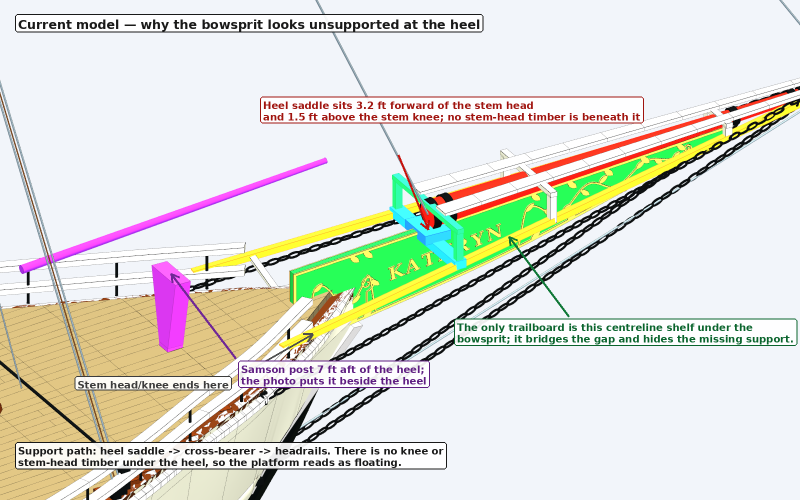
#> input picture docs/images/bowsprit/model-bow-floating-annotated.png, 1600 x 1000 px, given in place of 23-LOC-P22.jpg, which was not available (shown at 1/2 size)
$ python -i build_bow_gap_assets.py   (imports and definitions only)
#> lines starting #> are read from the running program, lines starting #| are printed output that depends on the picture
"""Build annotated evidence images for the bowsprit/trailboard/jib gap analysis.

Renders the current SOMA build from .soma/model.glb with the bowsprit, jib,
jib club, trailboards and heel fittings highlighted, and annotates the renders
and the source evidence (S01-V03, S03-V01, S04-V01, LOC-P22).

    python src/checks/build_bow_gap_assets.py

Requires a successful `soma build`. Writes PNGs to docs/images/bowsprit/.
"""
import json
import tempfile
from pathlib import Path

import numpy as np
import vtk
from PIL import Image, ImageDraw, ImageFont, ImageOps

ROOT = Path(__file__).resolve().parents[2]
OUT = ROOT / 'docs/images/bowsprit'
FT = 304.8
SIZE = (1600, 1000)
FONT_PATH = '/usr/share/fonts/truetype/dejavu/DejaVuSans-Bold.ttf'
FONT_REG = '/usr/share/fonts/truetype/dejavu/DejaVuSans.ttf'
RED = (0.82, 0.08, 0.05)
RED_PX = (201, 18, 12)
RED_INK = (160, 20, 15)
BLUE_PX = (8, 92, 158)
BLUE_INK = (8, 82, 140)
GREEN_PX = (16, 120, 55)
GREEN_INK = (10, 100, 45)
PURPLE_PX = (112, 40, 150)
PURPLE_INK = (95, 30, 130)
ORANGE_PX = (196, 102, 0)
ORANGE_INK = (150, 80, 0)
INK = (25, 25, 25)

HILITE = {
    'Bowsprit': RED,
    'Jib sail (S08 demonstration)': (0.05, 0.45, 0.75),
    'Jib club': (0.45, 0.12, 0.60),
    'Centreline carved trailboard': (0.08, 0.55, 0.18),
    'Port projecting headrail': (0.95, 0.55, 0.10),
    'Starboard projecting headrail': (0.95, 0.55, 0.10),
    'Samson post': (0.60, 0.15, 0.65),
    'Bowsprit heel saddle': (0.10, 0.45, 0.85),
    'Bowsprit heel bearing cross-timber': (0.10, 0.65, 0.80),
    'Bowsprit cross-bearer 1': (0.10, 0.75, 0.35),
    'Oak stem knee with Samson-post mortise': (0.35, 0.35, 0.35),
    'Painted stem and cutwater': (0.45, 0.45, 0.45),
}

# Bow geometry, feet and model Y (bow -Y).
BOWSPRIT_TIP_FT = (0, -39.24, 11.26)
BOWSPRIT_HEEL_FT = (0, -27.75, 10.57)
JIB_TACK_FT = (0, -39.23, 11.26)
JIB_CLEW_FT = (0, -13.59, 10.22)
CLUB_AFT_FT = (0, -16.61, 11.96)
CLUB_FORE_FT = (0, -24.97, 12.76)
TRAILBOARD_FT = (0, -30.0, 9.4)
SAMSON_FT = (0, -20.72, 10.79)
STEM_HEAD_FT = (0, -24.6, 8.15)
SADDLE_FT = (0, -27.77, 10.17)
CROSS_BEARER_FT = (0, -27.77, 10.4)
HEEL_RAIL_FT = (1.51, -27.77, 9.91)
JIB_INTERSECTION_FT = (0, -33.0, 10.97)
TRAVELLER_FT = (0, -16.6, 8.7)


def _font(size, bold=True):
    return ImageFont.truetype(FONT_PATH if bold else FONT_REG, size)


def _hidden(part, prefixes):
    return any(part['name'] == item or part['group'].startswith(item)
               for item in prefixes)


class ModelScene:
    # [72 lines left out: functions __init__, apply, render, not called in this run]


def _label(draw, xy, text, font, fill=INK, pad=6):
    box = draw.textbbox((0, 0), text, font=font)
    w, h = box[2] - box[0], box[3] - box[1]
    x, y = xy
    if x + w + 2 * pad > SIZE[0]:
        x = SIZE[0] - w - 2 * pad
    if x < pad:
        x = pad
    if y < pad:
        y = pad
    rect = (x - pad, y - pad, x + w + pad, y + h + pad)
    draw.rounded_rectangle(rect, radius=6, fill=(255, 255, 255, 235),
                           outline=fill, width=2)
    draw.text((x, y), text, font=font, fill=fill)


# [147 lines left out: functions _arrow, annotate_model_profile, annotate_model_nojib, annotate_model_top, annotate_floating, annotate_s01 and 1 more, not called in this run]


def annotate_p22(out_path):
    photo = Image.open(
        ROOT / 'references/loc_photos/LOC_Kathryn_photos/23-LOC-P22.jpg').convert('L')
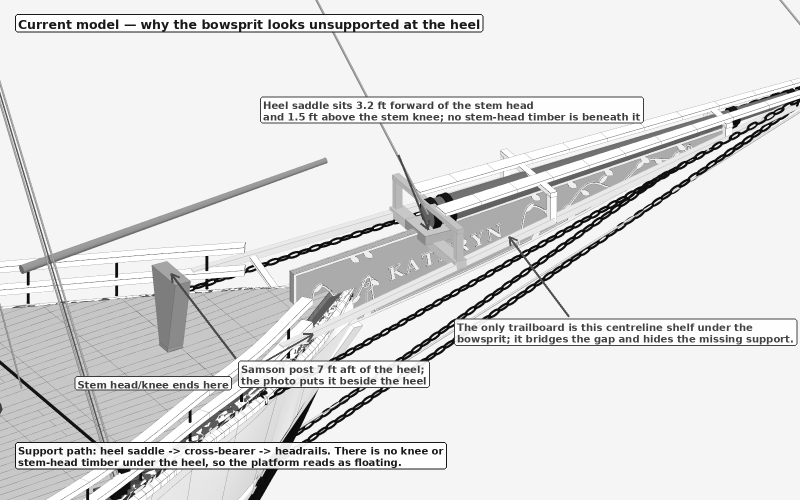
#> photo: PIL image 1600x1000 L (shown at 1/2 size); min 10, max 255, mean 222.5
    crop = photo.crop((60, 250, 560, 830)).convert('RGB')
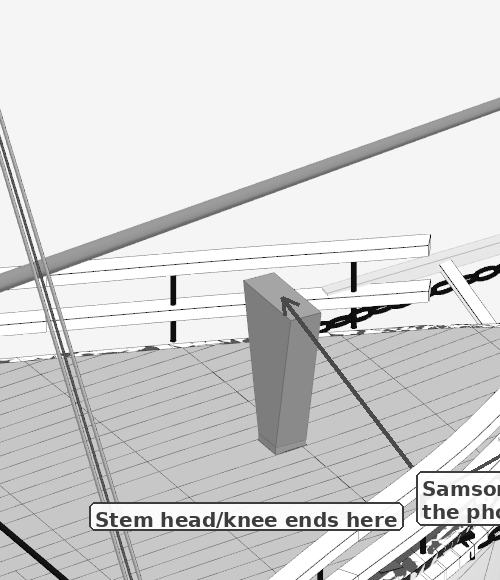
#> crop: PIL image 500x580 RGB; min 10, max 255, mean 215.3
    crop = ImageOps.autocontrast(crop, cutoff=1)
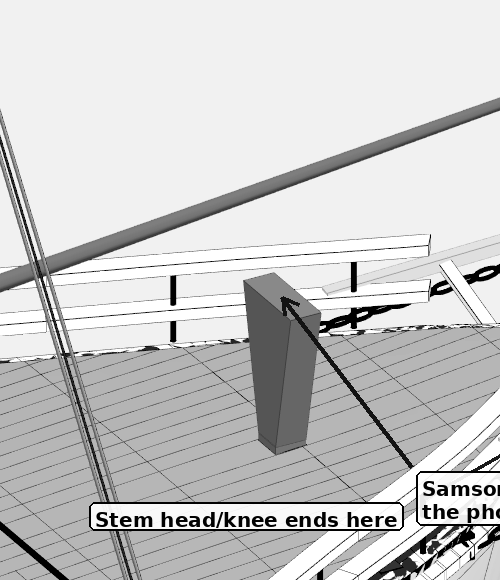
#> crop: PIL image 500x580 RGB; min 0, max 255, mean 203.3
    crop = crop.resize((crop.width * 3, crop.height * 3), Image.LANCZOS)
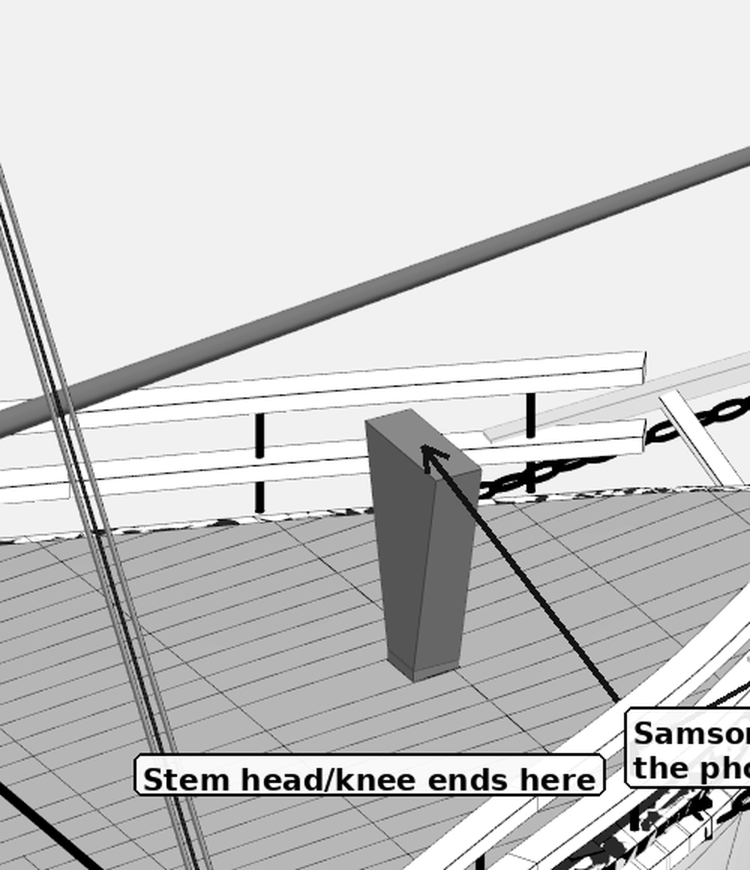
#> crop: PIL image 1500x1740 RGB (shown at 1/2 size); min 0, max 255, mean 203.2
    draw = ImageDraw.Draw(crop, 'RGBA')
    title = _font(24)
    body = _font(19)
    _label(draw, (16, 14), 'LOC-P22 — bowsprit heel, cross-timber and Samson post', title)
    calls = [
        ((120, 40, 750, 260), 'Bowsprit', RED_INK, (900, 60)),
        ((360, 430, 1060, 690), 'Cross-timber bed under the heel', ORANGE_INK, (60, 760)),
        ((420, 500, 620, 610), 'Mortise/fid through the heel', GREEN_INK, (700, 1050)),
        ((1130, 800, 1500, 1600), 'Samson post beside the heel', PURPLE_INK, (760, 1250)),
        ((150, 280, 420, 820), 'Walking boards and headrail', BLUE_INK, (30, 1350)),
    ]
    for (x0, y0, x1, y1), text, color, label_xy in calls:
        draw.rectangle((x0, y0, x1, y1), outline=color, width=4)
        _label(draw, label_xy, text, body, fill=color)
    crop.save(out_path)
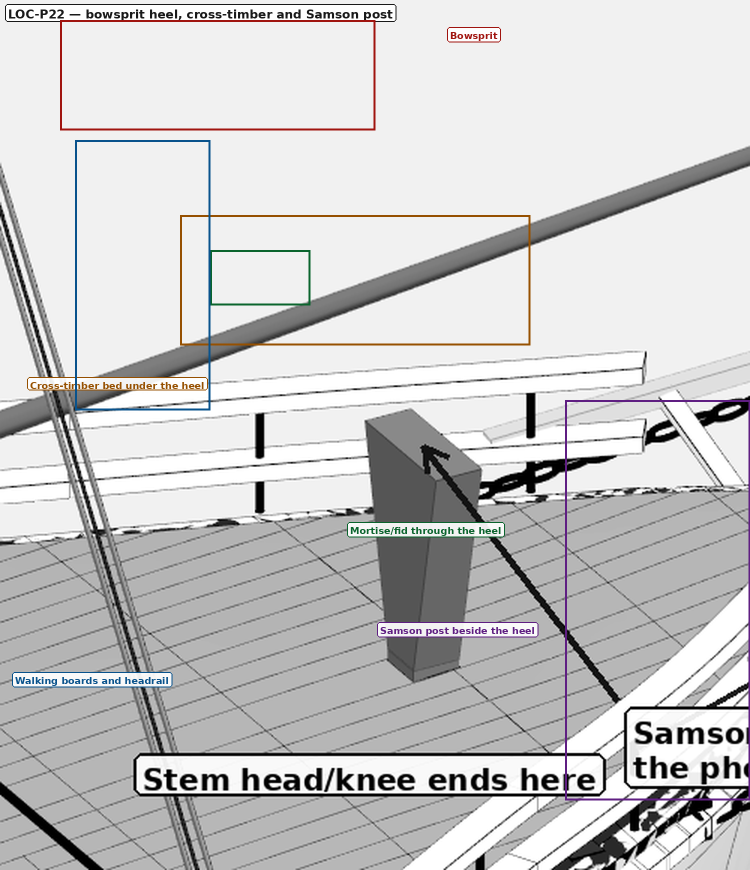
#> saved as model-bow-floating-annotated.png: PIL image 1500x1740 RGB (shown at 1/2 size); mean R, G, B 201.8, 201.3, 201.5


# [68 lines left out: function main, not called in this run]


# [2 lines not run here, left out]

>>> result = annotate_p22('../../docs/images/bowsprit/model-bow-floating-annotated.png')
